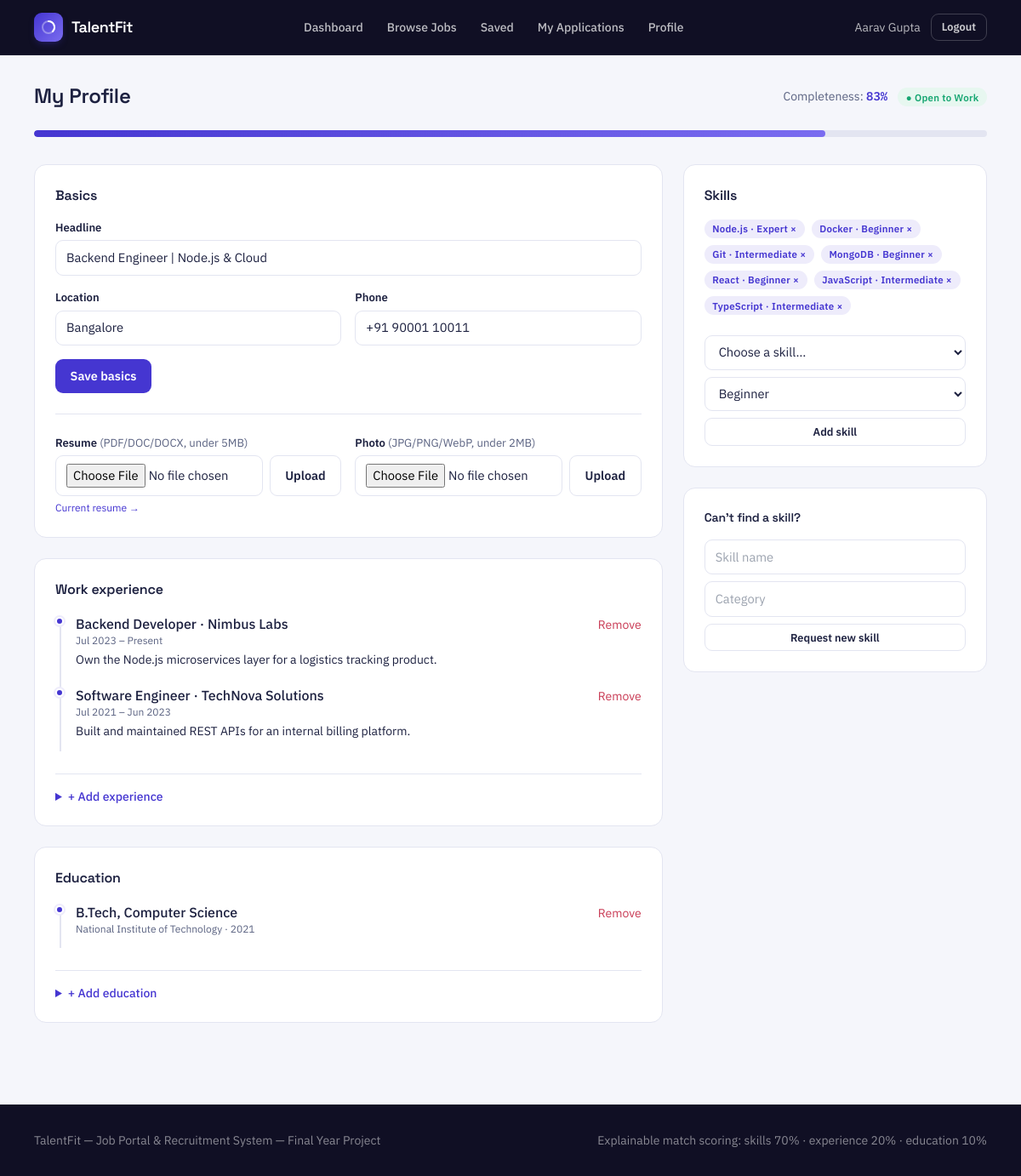
The page /candidate/profile (signed in) on the database its author committed.
### tables this page shows
CREATE TABLE users (
    id INT AUTO_INCREMENT PRIMARY KEY,
    name VARCHAR(150) NOT NULL,
    email VARCHAR(190) NOT NULL UNIQUE,
    password_hash VARCHAR(255) NULL,
    role ENUM('admin', 'recruiter', 'candidate') NOT NULL,
    status ENUM('pending', 'approved', 'rejected', 'suspended') NOT NULL DEFAULT 'approved',
    source ENUM('seed', 'self_registered', 'bulk_import', 'admin_manual') NOT NULL DEFAULT 'self_registered',
    reset_token VARCHAR(64) NULL,
    reset_token_expires_at DATETIME NULL,
    created_at TIMESTAMP NOT NULL DEFAULT CURRENT_TIMESTAMP,
    updated_at TIMESTAMP NOT NULL DEFAULT CURRENT_TIMESTAMP ON UPDATE CURRENT_TIMESTAMP
);

CREATE TABLE candidate_profiles (
    user_id INT PRIMARY KEY,
    headline VARCHAR(200) NULL,
    photo_path VARCHAR(255) NULL,
    resume_path VARCHAR(255) NULL,
    location VARCHAR(150) NULL,
    phone VARCHAR(30) NULL,
    open_to_work TINYINT(1) NOT NULL DEFAULT 1,
    CONSTRAINT fk_cp_user FOREIGN KEY (user_id) REFERENCES users(id) ON DELETE CASCADE
);

CREATE TABLE candidate_experience (
    id INT AUTO_INCREMENT PRIMARY KEY,
    candidate_id INT NOT NULL,
    title VARCHAR(150) NOT NULL,
    company VARCHAR(150) NOT NULL,
    start_date DATE NOT NULL,
    end_date DATE NULL,
    is_current TINYINT(1) NOT NULL DEFAULT 0,
    description TEXT NULL,
    CONSTRAINT fk_ce_candidate FOREIGN KEY (candidate_id) REFERENCES users(id) ON DELETE CASCADE
);

CREATE TABLE candidate_education (
    id INT AUTO_INCREMENT PRIMARY KEY,
    candidate_id INT NOT NULL,
    degree VARCHAR(150) NOT NULL,
    institution VARCHAR(150) NOT NULL,
    field VARCHAR(150) NULL,
    level ENUM('high_school', 'diploma', 'bachelor', 'master', 'phd') NOT NULL,
    year_completed YEAR NULL,
    CONSTRAINT fk_ced_candidate FOREIGN KEY (candidate_id) REFERENCES users(id) ON DELETE CASCADE
);

CREATE TABLE candidate_skills (
    candidate_id INT NOT NULL,
    skill_id INT NOT NULL,
    proficiency ENUM('beginner', 'intermediate', 'expert') NOT NULL,
    PRIMARY KEY (candidate_id, skill_id),
    CONSTRAINT fk_cs_candidate FOREIGN KEY (candidate_id) REFERENCES users(id) ON DELETE CASCADE,
    CONSTRAINT fk_cs_skill FOREIGN KEY (skill_id) REFERENCES skills(id) ON DELETE CASCADE
);

CREATE TABLE skills (
    id INT AUTO_INCREMENT PRIMARY KEY,
    name VARCHAR(100) NOT NULL UNIQUE,
    category VARCHAR(80) NOT NULL,
    created_at TIMESTAMP NOT NULL DEFAULT CURRENT_TIMESTAMP
);

### app/views/candidate/profile/show.php (the view, shortened to what the rows shown need)
<div class="flex items-center justify-between mb-6 flex-wrap gap-3">
    <h1 class="font-display font-semibold text-2xl text-ink">My Profile</h1>
    <div class="flex items-center gap-3">
        <span class="text-sm text-slateink">Completeness: <span class="font-mono text-indigo font-semibold"><?= $completeness['percent'] ?>%</span></span>
        <form method="post" action="<?= Router::url('/candidate/profile/open-to-work') ?>">
            <button type="submit" class="chip <?= !empty($profile['open_to_work']) ? 'chip-met' : '' ?>" style="<?= empty($profile['open_to_work']) ? 'background:#EEF0F4;color:var(--slate);' : '' ?>">
                <?= !empty($profile['open_to_work']) ? '&#9679; Open to Work' : 'Not visible to recruiters' ?>
            </button>
        </form>
    </div>
</div>
<div class="meter-track mb-8"><div class="meter-fill" style="width: <?= $completeness['percent'] ?>%"></div></div>
<div class="grid lg:grid-cols-3 gap-6">
    <div class="lg:col-span-2 space-y-6">
        <div class="card-surface p-6">
            <h2 class="font-display font-semibold text-base text-ink mb-4">Basics</h2>
            <form method="post" action="<?= Router::url('/candidate/profile') ?>" class="space-y-4">
                <div>
                    <label class="field-label">Headline</label>
                    <input type="text" name="headline" placeholder="e.g. Backend Engineer | Node.js & Cloud" class="field-input" value="<?= e($profile['headline'] ?? '') ?>">
                </div>
                <div class="grid sm:grid-cols-2 gap-4">
                    <div>
                        <label class="field-label">Location</label>
                        <input type="text" name="location" class="field-input" value="<?= e($profile['location'] ?? '') ?>">
                    </div>
                    <div>
                        <label class="field-label">Phone</label>
                        <input type="text" name="phone" class="field-input" value="<?= e($profile['phone'] ?? '') ?>">
                    </div>
                </div>
                <button type="submit" class="btn-primary">Save basics</button>
            </form>
            <div class="grid sm:grid-cols-2 gap-4 mt-6 pt-6 border-t hairline">
                <form method="post" action="<?= Router::url('/candidate/profile/resume') ?>" enctype="multipart/form-data">
                    <label class="field-label">Resume <span class="text-slateink font-normal">(PDF/DOC/DOCX, under 5MB)</span></label>
                    <div class="flex gap-2">
                        <input type="file" name="resume" accept=".pdf,.doc,.docx" class="field-input flex-1">
                        <button type="submit" class="btn-secondary">Upload</button>
                    </div>
                    <?php if (!empty($profile['resume_path'])): ?>
                        <a href="<?= Router::url('/uploads/' . e($profile['resume_path'])) ?>" target="_blank" class="text-xs text-indigo hover:underline">Current resume &rarr;</a>
                    <?php endif; ?>
                </form>
                <form method="post" action="<?= Router::url('/candidate/profile/photo') ?>" enctype="multipart/form-data">
                    <label class="field-label">Photo <span class="text-slateink font-normal">(JPG/PNG/WebP, under 2MB)</span></label>
                    <div class="flex gap-2">
                        <input type="file" name="photo" accept="image/*" class="field-input flex-1">
                        <button type="submit" class="btn-secondary">Upload</button>
                    </div>
                </form>
            </div>
        </div>
        <div class="card-surface p-6">
            <h2 class="font-display font-semibold text-base text-ink mb-4">Work experience</h2>
            <div class="tf-timeline mb-5">
                <?php foreach ($experience as $exp): ?>
                    <div class="tf-timeline-item">
                        <div class="flex items-start justify-between gap-3">
                            <div>
                                <p class="font-medium text-ink"><?= e($exp['title']) ?> &middot; <?= e($exp['company']) ?></p>
                                <p class="text-xs text-slateink"><?= format_date($exp['start_date'], 'M Y') ?> &ndash; <?= $exp['is_current'] ? 'Present' : format_date($exp['end_date'], 'M Y') ?></p>
                                <?php if ($exp['description']): ?><p class="text-sm text-ink mt-1"><?= e($exp['description']) ?></p><?php endif; ?>
                            </div>
                            <form method="post" action="<?= Router::url('/candidate/profile/experience/' . $exp['id'] . '/delete') ?>"><?= Csrf::field() ?><button class="text-rose text-sm">Remove</button></form>
                        </div>
                    </div>
                <?php endforeach; ?>
            </div>
            <details class="border-t hairline pt-4">
                <summary class="cursor-pointer text-sm font-medium text-indigo">+ Add experience</summary>
            </details>
        </div>
        <div class="card-surface p-6">
            <h2 class="font-display font-semibold text-base text-ink mb-4">Education</h2>
            <div class="tf-timeline mb-5">
                <?php foreach ($education as $edu): ?>
                    <div class="tf-timeline-item">
                        <div class="flex items-start justify-between gap-3">
                            <div>
                                <p class="font-medium text-ink"><?= e($edu['degree']) ?><?= $edu['field'] ? ', ' . e($edu['field']) : '' ?></p>
                                <p class="text-xs text-slateink"><?= e($edu['institution']) ?> &middot; <?= e($edu['year_completed'] ?? '') ?></p>
                            </div>
                            <form method="post" action="<?= Router::url('/candidate/profile/education/' . $edu['id'] . '/delete') ?>"><?= Csrf::field() ?><button class="text-rose text-sm">Remove</button></form>
                        </div>
                    </div>
                <?php endforeach; ?>
            </div>
            <details class="border-t hairline pt-4">
                <summary class="cursor-pointer text-sm font-medium text-indigo">+ Add education</summary>
            </details>
        </div>
    </div>
    <div class="space-y-6">
        <div class="card-surface p-6">
            <h2 class="font-display font-semibold text-base text-ink mb-4">Skills</h2>
            <div class="flex flex-wrap gap-2 mb-4">
                <?php foreach ($candidateSkills as $cs): ?>
                    <form method="post" action="<?= Router::url('/candidate/profile/skills/' . $cs['skill_id'] . '/delete') ?>" class="inline-flex">
                        <button type="submit" class="chip" style="background:var(--indigo-50);color:var(--indigo);" title="Click to remove"><?= e($cs['skill_name']) ?> &middot; <?= ucfirst($cs['proficiency']) ?> &times;</button>
                    </form>
                <?php endforeach; ?>
            </div>
            <form method="post" action="<?= Router::url('/candidate/profile/skills') ?>" class="space-y-2">
                <select name="skill_id" required class="field-input">
                    <option value="">Choose a skill&hellip;</option>
                </select>
                <select name="proficiency" class="field-input">
                    <option value="beginner">Beginner</option>
                </select>
                <button type="submit" class="btn-secondary btn-sm w-full">Add skill</button>
            </form>
        </div>
        <div class="card-surface p-6">
            <h3 class="font-display font-semibold text-sm text-ink mb-2">Can't find a skill?</h3>
            <form method="post" action="<?= Router::url('/skill-requests') ?>" class="space-y-2">
                <input type="text" name="name" placeholder="Skill name" class="field-input">
                <input type="text" name="category" placeholder="Category" class="field-input">
                <button type="submit" class="btn-secondary btn-sm w-full">Request new skill</button>
            </form>
        </div>
    </div>
</div>

### core/Router.php (shortened to what the rows shown need)
<?php
class Router
{
    private array $routes = ['GET' => [], 'POST' => []];
    private static string $basePath = '';
    public static function setBasePath(string $path): void
    {
        self::$basePath = rtrim($path, '/');
    }
    public static function url(string $path = ''): string
    {
        return self::$basePath . $path;
    }
    public function get(string $pattern, array $handler): void
    {
        $this->routes['GET'][$pattern] = $handler;
    }
    public function post(string $pattern, array $handler): void
    {
        $this->routes['POST'][$pattern] = $handler;
    }
    public function dispatch(string $method, string $uri): void
    {
        $path = parse_url($uri, PHP_URL_PATH) ?? '/';
        $path = rtrim($path, '/');
        foreach ($this->routes[$method] ?? [] as $pattern => $handler) {
            $params = $this->match($pattern, $path);
            if ($params !== null) {
                [$controllerClass, $action] = $handler;
                $controller = new $controllerClass();
                call_user_func_array([$controller, $action], $params);
                return;
            }
        }
    }
    private function match(string $pattern, string $path): ?array
    {
        $regex = preg_replace('#\{[a-zA-Z_]+\}#', '([^/]+)', $pattern);
        $regex = rtrim($regex, '/');
        if ($regex === '') {
            $regex = '/';
        }
        if (!preg_match('#^' . $regex . '$#', $path, $matches)) {
            return null;
        }
        array_shift($matches);
        return $matches;
    }
}

### app/views/partials/header.php (shortened to what the rows shown need)
<?php
$currentUser = Auth::user();
$role = $currentUser['role'] ?? null;
?>
<!doctype html>
<html lang="en">
<head>
    <script src="https://cdn.tailwindcss.com"></script>
    <link href="<?= Router::url('/assets/css/style.css') ?>" rel="stylesheet">
</head>
<body class="font-body">
<nav class="tf-nav">
    <div class="max-w-6xl mx-auto px-4 flex items-center justify-between h-16">
        <a href="<?= Router::url($currentUser ? Auth::dashboardPath() : '/') ?>" class="flex items-center gap-2.5">
            <span class="brand-mark">
                <svg width="18" height="18" viewBox="0 0 36 36" fill="none">
                    <circle cx="18" cy="18" r="14" stroke="rgba(255,255,255,0.35)" stroke-width="4"/>
                    <path d="M18 4a14 14 0 0 1 9.9 23.9" stroke="#fff" stroke-width="4" stroke-linecap="round"/>
                </svg>
            </span>
            <span class="font-display font-semibold text-white text-lg tracking-tight">TalentFit</span>
        </a>
        <div class="hidden md:flex items-center gap-1 text-sm font-medium">
            <?php if ($role === 'admin'): ?>
                <a class="nav-link px-3 py-2" href="<?= Router::url('/admin/dashboard') ?>">Dashboard</a>
                <a class="nav-link px-3 py-2" href="<?= Router::url('/admin/recruiters') ?>">Recruiters</a>
                <a class="nav-link px-3 py-2" href="<?= Router::url('/admin/candidates') ?>">Candidates</a>
                <a class="nav-link px-3 py-2" href="<?= Router::url('/admin/jobs') ?>">Jobs</a>
                <a class="nav-link px-3 py-2" href="<?= Router::url('/admin/skills') ?>">Skills</a>
                <a class="nav-link px-3 py-2" href="<?= Router::url('/admin/applications') ?>">Applications</a>
            <?php elseif ($role === 'candidate'): ?>
                <a class="nav-link px-3 py-2" href="<?= Router::url('/candidate/dashboard') ?>">Dashboard</a>
                <a class="nav-link px-3 py-2" href="<?= Router::url('/jobs') ?>">Browse Jobs</a>
                <a class="nav-link px-3 py-2" href="<?= Router::url('/candidate/saved-jobs') ?>">Saved</a>
                <a class="nav-link px-3 py-2" href="<?= Router::url('/candidate/applications') ?>">My Applications</a>
                <a class="nav-link px-3 py-2" href="<?= Router::url('/candidate/profile') ?>">Profile</a>
            <?php else: ?>
                <a class="nav-link px-3 py-2" href="<?= Router::url('/jobs') ?>">Browse Jobs</a>
            <?php endif; ?>
        </div>
        <div class="flex items-center gap-3">
            <?php if ($currentUser): ?>
                <a href="<?= Router::url('/account') ?>" class="hidden sm:inline text-sm text-white/70 hover:text-white"><?= e($currentUser['name']) ?></a>
                <form method="post" action="<?= Router::url('/logout') ?>">
                    <button type="submit" class="btn-secondary btn-sm !bg-transparent !text-white/80 !border-white/20 hover:!text-white">Logout</button>
                </form>
            <?php else: ?>
                <a href="<?= Router::url('/login') ?>" class="text-sm font-medium text-white/80 hover:text-white">Login</a>
                <a href="<?= Router::url('/register') ?>" class="btn-primary btn-sm">Get started</a>
            <?php endif; ?>
        </div>
    </div>
</nav>
<main class="max-w-6xl mx-auto px-4 py-8">

### rows shown on the page
users: name "Aarav Gupta"
candidate_profiles: headline "Backend Engineer | Node.js & Cloud", location "Bangalore", phone "+91 90001 10011"
candidate_experience: title "Backend Developer", company "Nimbus Labs", start_date "Jul 2023", is_current "Present", description "Own the Node.js microservices layer for a logistics tracking product."
candidate_experience: title "Software Engineer", company "TechNova Solutions", start_date "Jul 2021", end_date "Jun 2023", description "Built and maintained REST APIs for an internal billing platform."
candidate_education: degree "B.Tech", field "Computer Science", institution "National Institute of Technology", year_completed "2021"
candidate_skills: skill.name "Node.js", proficiency "Expert"
candidate_skills: skill.name "Docker", proficiency "Beginner"
candidate_skills: skill.name "Git", proficiency "Intermediate"
candidate_skills: skill.name "MongoDB", proficiency "Beginner"
candidate_skills: skill.name "React", proficiency "Beginner"
candidate_skills: skill.name "JavaScript", proficiency "Intermediate"
candidate_skills: skill.name "TypeScript", proficiency "Intermediate"
